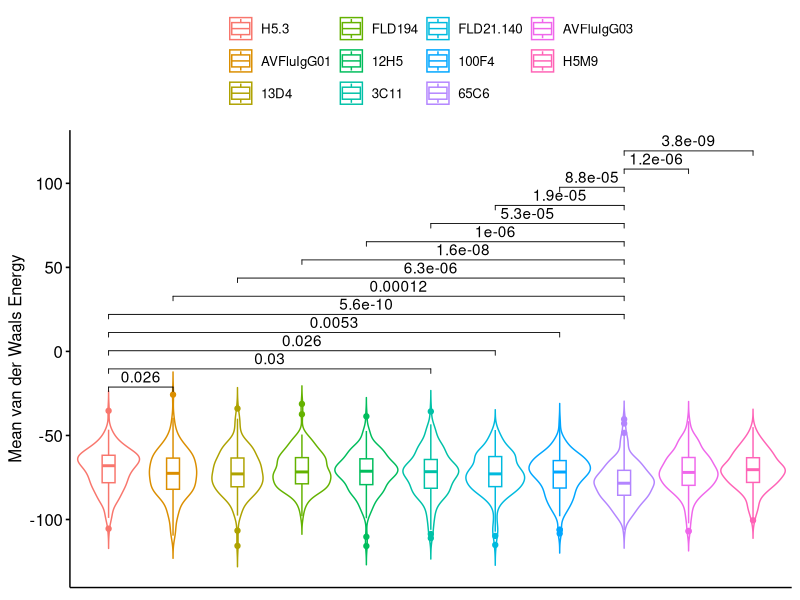
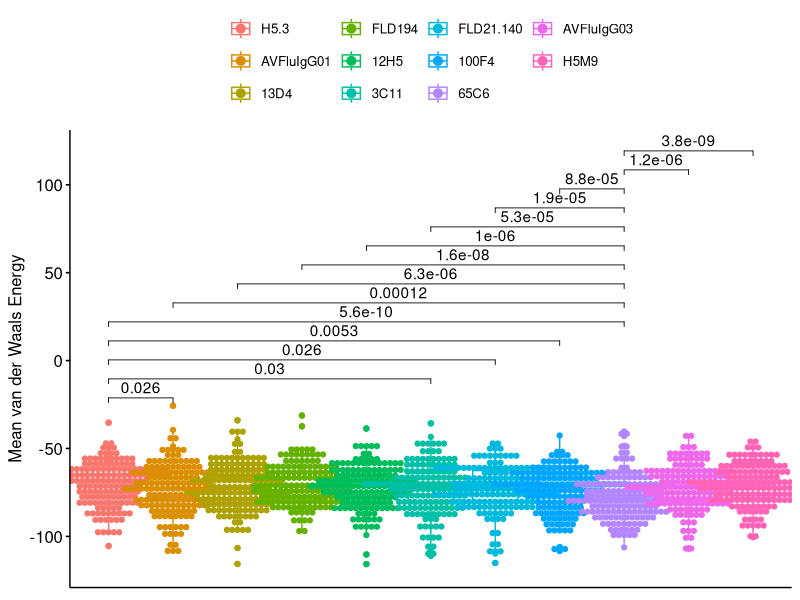
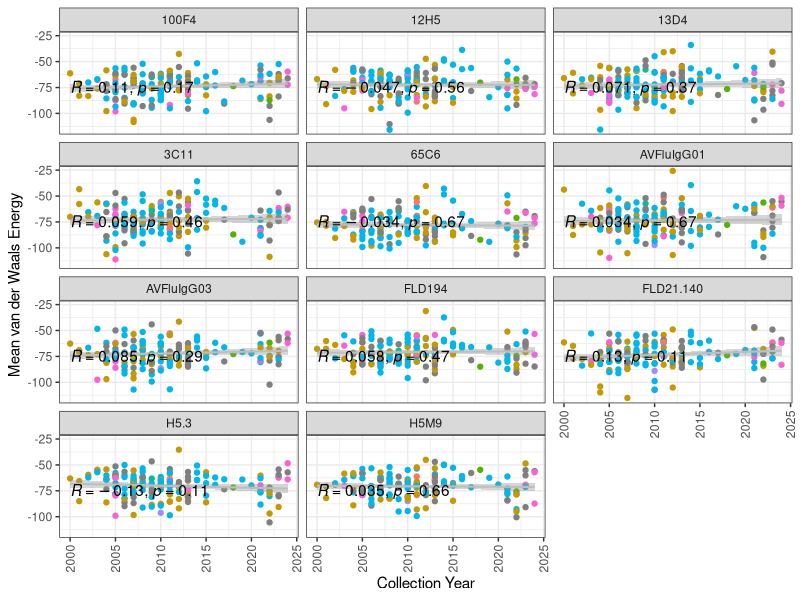

Write the R code that produced these figures, in order.
## ---- chunk 1
library(dplyr)
library(readxl)
library(ggplot2)
library(ggpubr)
## ---- chunk 2
experiments <- read_excel("../../Experiments.xlsx", sheet = "Experiments")
antibodies <- read_excel("../../Experiments.xlsx", sheet = "Antibodies")
antigens <- read_excel("../../Experiments.xlsx", sheet = "Antigens")


data <- experiments %>% 
  left_join(antibodies, by="antibody_id") %>% 
  left_join(antigens, by="antigen_id")
## ---- chunk 3
## Create Boxplots of metrics by Fv type
plot_comparisons <- combn(unique(data$antibody_id), 2, simplify = FALSE)
# pymol_palette <- c("#4D4DFF","#1A9999")
## ---- chunk 4
## perform wilcox test on plot_comparisons
wilcox_results <- lapply(plot_comparisons, function(x) {
  wilcox.test(data %>% 
                filter(antibody_id %in% x) %>% 
                pull(vdw_mean) ~ data %>% 
                filter(antibody_id %in% x) %>% 
                pull(antibody_id))
})

## Filter to significant
sig_plot_comparisons <- plot_comparisons[sapply(wilcox_results,
                                                function(x) x$p.value < 0.05)]
## ---- chunk 5
## Violin plot of VDW energy by antibody only showing significant comparisons

vdw_violin <- ggviolin(data,
                       x = "antibody_id",
                       y = "vdw_mean",
                       xlab = "Antibody",
                       ylab = "Mean van der Waals Energy",
                       color = "antibody_id",
                       # palette = pymol_palette,
                       add = "boxplot") + 
  theme(axis.title.x=element_blank(),
        axis.text.x=element_blank(),
        axis.ticks.x=element_blank(),
        legend.title=element_blank()) +
  stat_compare_means(method = "wilcox.test",
                     hide.ns = TRUE,
                     comparisons = sig_plot_comparisons)


vdw_violin
## ---- chunk 6
vdw_boxplot <- ggboxplot(data,
                         x = "antibody_id",
                         y = "vdw_mean",
                         xlab = "Antibody",
                         ylab = "Mean van der Waals Energy",
                         color = "antibody_id",
                         # palette = pymol_palette,
                         add = "dotplot") + 
  theme(axis.title.x=element_blank(),
        axis.text.x=element_blank(),
        axis.ticks.x=element_blank(),
        legend.title=element_blank()) +
  stat_compare_means(method = "wilcox.test",
                     hide.ns = TRUE,
                     comparisons = sig_plot_comparisons)

vdw_boxplot
## ---- chunk 7
scatter_vdw_by_year <- ggplot(data %>% 
                                filter(antigen_collection_year >= 2000),
                              aes(
                                x = antigen_collection_year,
                                y = vdw_mean,
                                group = antibody_id,
                                color = antigen_host_order
                              )
) + 
  geom_point() +
  geom_smooth(method = lm,
              se = TRUE,
              col='grey',
              linewidth=0.7) +
  stat_cor(method = "spearman",
           # aes(color = antigen_host_order),
           label.x = 2000,
           label.y = max(data$vdw_mean) - 50
  ) +
  facet_wrap(~ antibody_id, ncol = 3) +
  labs(y='Mean van der Waals Energy',
       x='Collection Year',
       color = "Antibody") +
  theme_bw() +
  theme(axis.text.x = element_text(angle = 90, vjust = 0.5, hjust=1),
        legend.position = "none")

scatter_vdw_by_year
